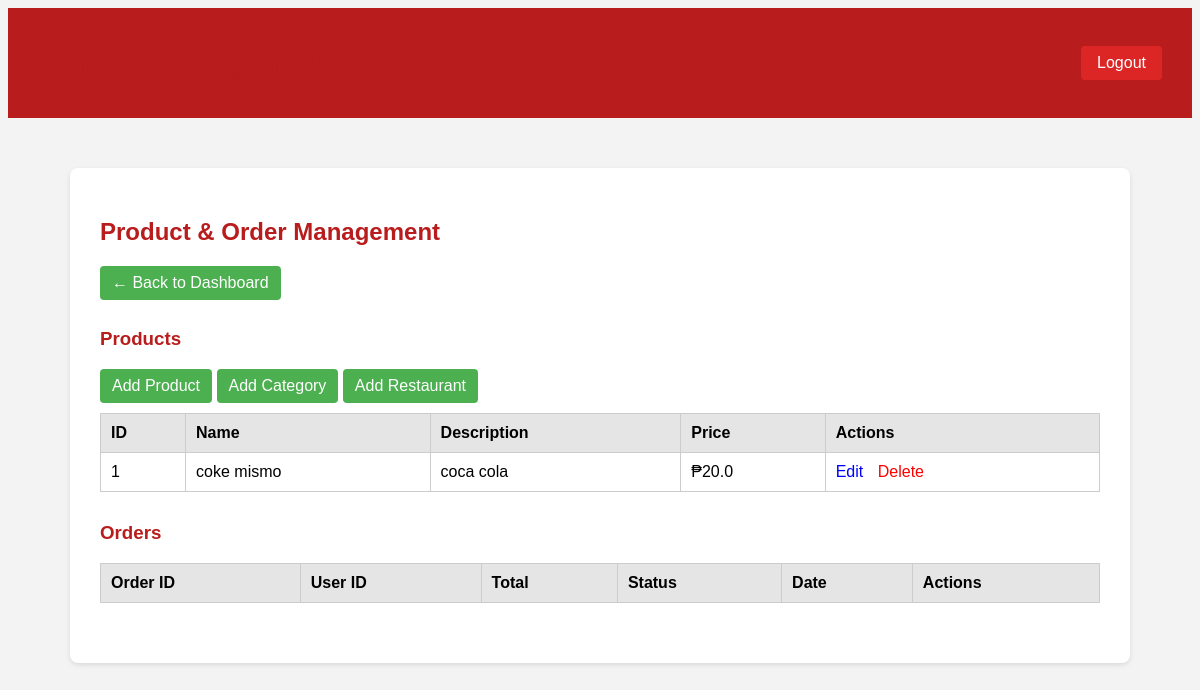
Before: /admin/manage with the older database file.
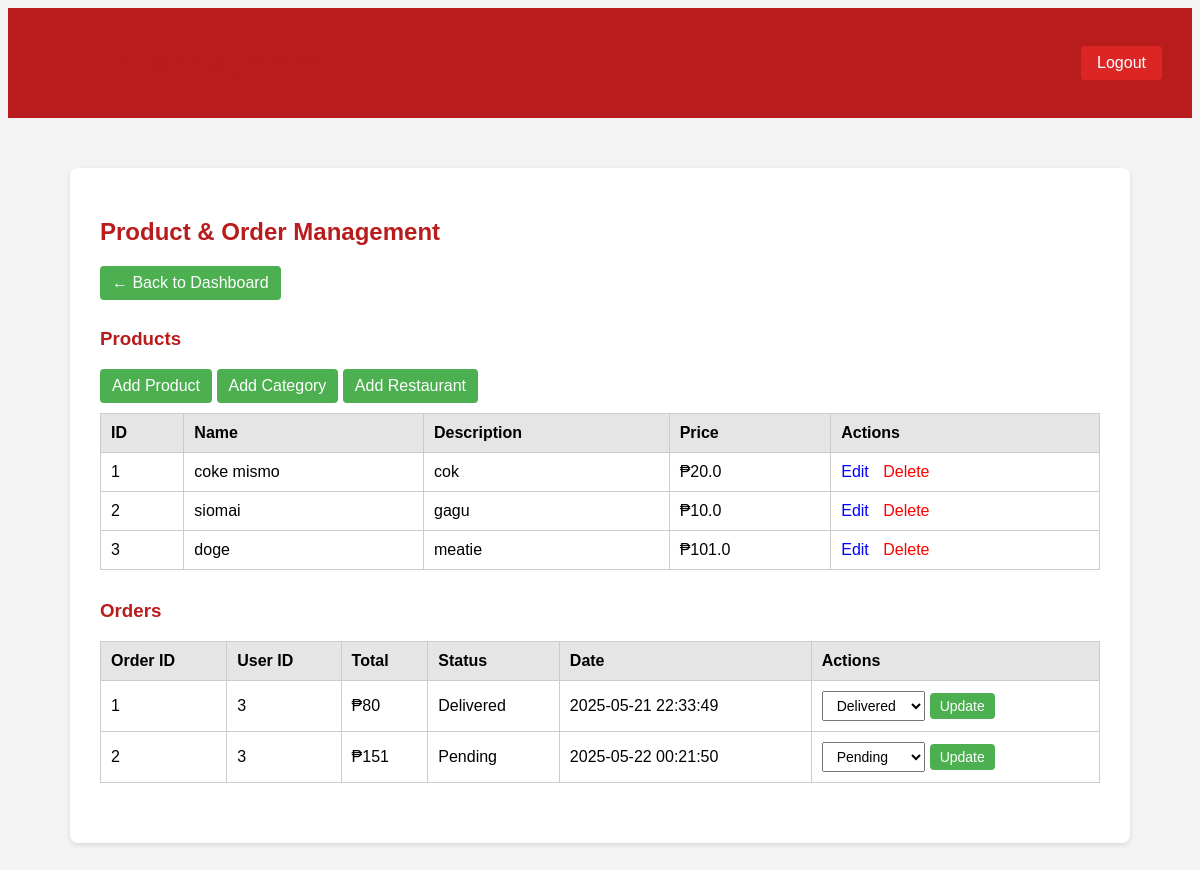
After: the same page with the newer database file.
### tables this page shows
CREATE TABLE menu_items (
            item_id INTEGER PRIMARY KEY AUTOINCREMENT,
            name TEXT NOT NULL,
            description TEXT NOT NULL,
            price REAL NOT NULL,
            category_id INTEGER NOT NULL,
            restaurant_id INTEGER NOT NULL,
            image TEXT,
            FOREIGN KEY (category_id) REFERENCES categories(category_id),
            FOREIGN KEY (restaurant_id) REFERENCES restaurants(restaurant_id)
        );

CREATE TABLE orders (
            order_id INTEGER PRIMARY KEY AUTOINCREMENT,
            user_id INTEGER,
            payment_id INTEGER,
            delivery_id INTEGER,
            total_amount INTEGER,
            order_status TEXT,
            order_date TEXT,
            FOREIGN KEY (user_id) REFERENCES users(user_id)
        );

### app.py (the view)
@app.route('/admin/manage')
def admin_manage():
    conn = get_db_connection()
    products = conn.execute('SELECT * FROM menu_items').fetchall()
    orders = conn.execute('SELECT * FROM orders').fetchall()
    conn.close()
    return render_template('admin_manage.html', products=products, orders=orders)

### app.py (called while the page is built)
def get_db_connection():
    conn = sqlite3.connect('food_ordering.db')
    conn.row_factory = sqlite3.Row
    return conn

### templates/admin_manage.html (shortened to what this page needs)
<!DOCTYPE html>
<html lang="en">
<head>
</head>
<body>
    <div class="navbar">
        <h1>Admin Management</h1>
        <a href="{{ url_for('logout') }}" style="background-color: #dc2626; padding: 8px 16px; color: white; border-radius: 4px; text-decoration: none;">Logout</a>
    </div>
    <div class="container">
        <h2>Product & Order Management</h2>
        <a href="{{ url_for('admin_dashboard') }}" class="back-button">← Back to Dashboard</a>
        <h3>Products</h3>
        <a href="{{ url_for('admin_add_product') }}" class="add-button">Add Product</a>
        <a href="{{ url_for('admin_add_category') }}" class="add-button">Add Category</a>
        <a href="{{ url_for('admin_add_restaurant') }}" class="add-button">Add Restaurant</a>
        <table>
            <thead>
                <tr>
                    <th>ID</th>
                    <th>Name</th>
                    <th>Description</th>
                    <th>Price</th>
                    <th>Actions</th>
                </tr>
            </thead>
            <tbody>
                {% for product in products %}
                <tr>
                    <td>{{ product['item_id'] }}</td>
                    <td>{{ product['name'] }}</td>
                    <td>{{ product['description'] }}</td>
                    <td>₱{{ product['price'] }}</td>
                    <td class="actions">
                        <a href="{{ url_for('edit_product', product_id=product['item_id']) }}" class="edit">Edit</a>
                        <a href="{{ url_for('delete_product', product_id=product['item_id']) }}" class="delete" onclick="return confirm('Are you sure you want to delete this product?')">Delete</a>
                    </td>
                </tr>
                {% endfor %}
            </tbody>
        </table>
        <h3>Orders</h3>
        <table>
            <thead>
                <tr>
                    <th>Order ID</th>
                    <th>User ID</th>
                    <th>Total</th>
                    <th>Status</th>
                    <th>Date</th>
                    <th>Actions</th>
                </tr>
            </thead>
            <tbody>
                {% for order in orders %}
                <tr>
                    <td>{{ order['order_id'] }}</td>
                    <td>{{ order['user_id'] }}</td>
                    <td>₱{{ order['total_amount'] }}</td>
                    <td>{{ order['order_status'] }}</td>
                    <td>{{ order['order_date'] }}</td>
                    <td class="actions">
                        <form action="{{ url_for('update_order_status', order_id=order['order_id']) }}" method="POST" class="status-form">
                            <select name="order_status">
                                <option value="Pending" {% if order['order_status'] == 'Pending' %}selected{% endif %}>Pending</option>
                                <option value="Delivered" {% if order['order_status'] == 'Delivered' %}selected{% endif %}>Delivered</option>
                            </select>
                            <button type="submit">Update</button>
                        </form>
                    </td>
                </tr>
                {% endfor %}
            </tbody>
        </table>
    </div>
</body>
</html>

### templates/admin_manage.html (style rules this page uses)
body { background-color: #f3f3f3; font-family: Arial, sans-serif; }
.navbar { background-color: #b91c1c; color: white; padding: 15px 30px; display: flex; justify-content: space-between; align-items: center; }
.container { margin: 50px auto; background-color: white; padding: 30px; max-width: 1000px; border-radius: 8px; box-shadow: 0 2px 5px rgba(0,0,0,0.1); }
h1, h2, h3 { color: #b91c1c; }
table { width: 100%; border-collapse: collapse; margin-bottom: 30px; }
th, td { padding: 10px; border: 1px solid #ccc; text-align: left; }
th { background-color: #e5e5e5; }
.actions a { margin-right: 10px; text-decoration: none; }
.actions a.edit { color: blue; }
.actions a.delete { color: red; }
.add-button, .back-button { display: inline-block; padding: 8px 12px; background-color: #4CAF50; color: white; text-decoration: none; border-radius: 4px; margin-bottom: 10px; }
.status-form { display: flex; align-items: center; gap: 5px; }
.status-form select, .status-form button { padding: 5px 10px; font-size: 14px; }
.status-form button { background-color: #4CAF50; border: none; color: white; border-radius: 4px; cursor: pointer; }

Changed rows visible on the page:
changed menu_items "coke mismo": description "coca cola" → "cok"
added menu_items: item_id "2", name "siomai", description "gagu", price "10.0"
added menu_items: item_id "3", name "doge", description "meatie", price "101.0"
added orders: order_id "1", user_id "3", total_amount "80", order_status "Delivered", order_date "2025-05-21 22:33:49"
added orders: order_id "2", user_id "3", total_amount "151", order_status "Pending", order_date "2025-05-22 00:21:50"
